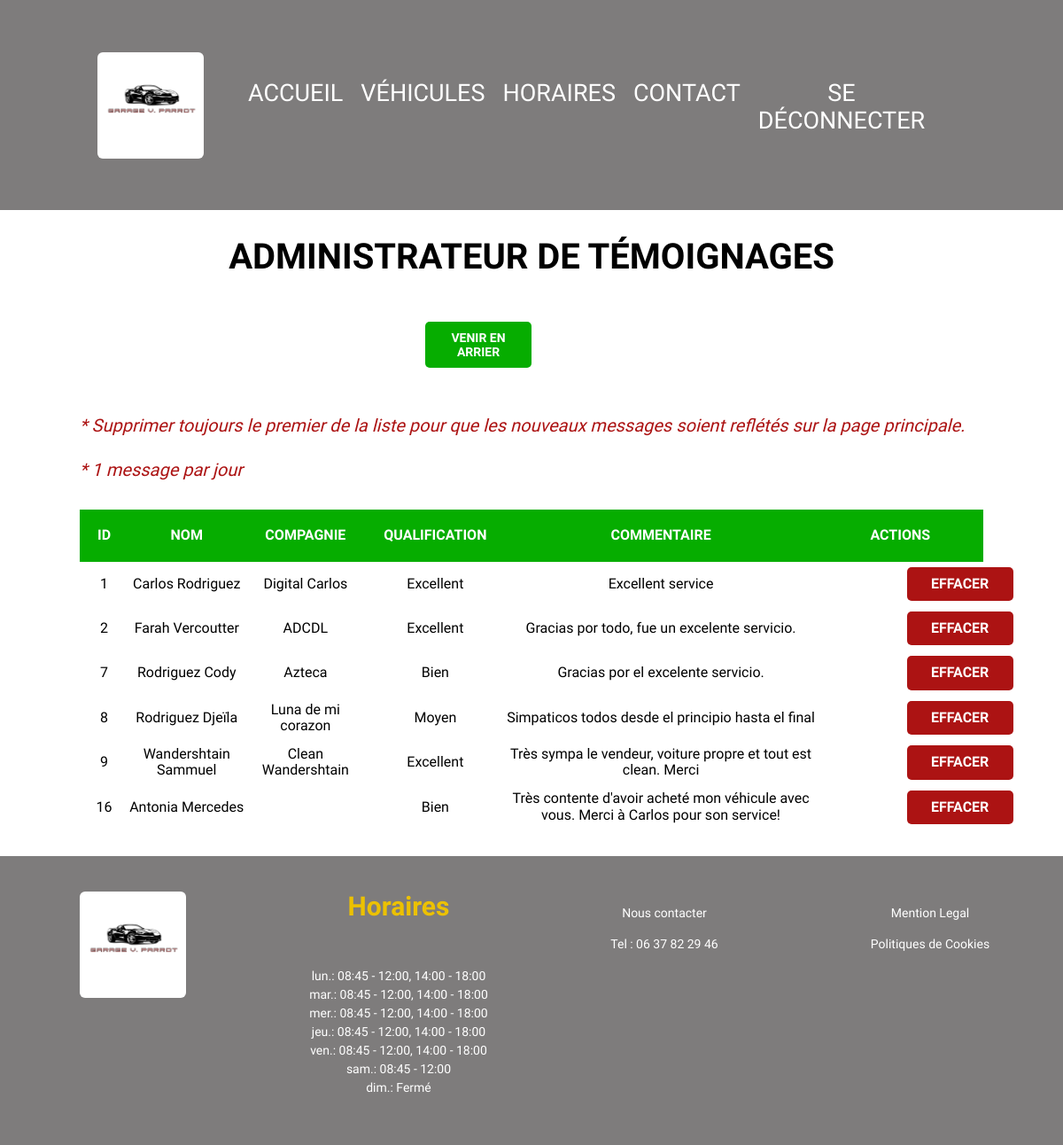
Screenshot of /admin/temoignages/temoignages.php (signed in) with the database file from the repository.
### tables this page shows
CREATE TABLE `temoignages` (
  `id` int(11) NOT NULL,
  `nom` varchar(60) DEFAULT NULL,
  `compagnie` varchar(50) DEFAULT NULL,
  `qualification` varchar(20) DEFAULT NULL,
  `comentaire` varchar(100) DEFAULT NULL
);

### admin/temoignages/temoignages.php (the view, shortened to what this page needs)
<?php
    $db = conectBD();
    $query = "SELECT * FROM temoignages";
    $resultat = mysqli_query($db, $query);
?>
<section>
    <h1>ADMINISTRATEUR DE TÉMOIGNAGES</h1>
</section>
<div class="btn-admin container">
    <div>
        <a class="btn-green" href="/admin/propietaire/administrateur.php">Venir en Arrier</a>
    </div>
</div>
<section class="container">
    <div>
        <p class="text-importante">* Supprimer toujours le premier de la liste pour que les nouveaux messages soient reflétés sur la page principale.</p>
        <p class="text-importante">* 1 message par jour</p>
    </div>
    <table class="vehicules-all">
        <thead>
           <tr>
            <th>ID</th>
            <th>NOM</th>
            <th>COMPAGNIE</th>
            <th>QUALIFICATION</th>
            <th>COMMENTAIRE</th>
            <th>ACTIONS</th>
           </tr>
        </thead>
        <tbody>
        <?php while($temoinages = mysqli_fetch_assoc($resultat)): ?>
            <tr>
                <td style="text-align: center;"><?php echo $temoinages['id']; ?></td>
                <td style="text-align: center;"><?php echo $temoinages['nom']; ?></td>
                <td style="text-align: center;"><?php echo $temoinages['compagnie']; ?></td>
                <td style="text-align: center;"><?php echo $temoinages['qualification']; ?></td>
                <td style="text-align: center;"><?php echo $temoinages['comentaire']; ?></td>
                <td >
                     <form method="POST" class="w-100">
                        <input type="submit" class="btn-red" value="Effacer">
                    </form>
                </td>
            </tr>
            <?php endwhile; ?>
        </tbody>
    </table>
</section>

### build/css/app.css (style rules this page uses)
html { line-height: 1.15; -webkit-text-size-adjust: 100%; }
body { margin: 0; }
h1 { font-size: 2em; margin: 0.67em 0; }
a { background-color: transparent; }
button, input, optgroup, select, textarea { font-family: inherit; font-size: 100%; line-height: 1.15; margin: 0; }
button, input { overflow: visible; }
button, [type=button], [type=reset], [type=submit] { -webkit-appearance: button; }
html { font-size: 62.5%; box-sizing: border-box; }
*, *:before, *:after { box-sizing: inherit; }
body { font-family: "play", sans-serif; font-size: 1.6rem; }
a { text-decoration: none; }
h1, h2, h3 { margin: 0 0 5rem 0; }
h1 { font-size: 4rem; }
p { font-size: 2rem; color: rgb(0, 0, 0); line-height: 1.5; }
.container { width: 85%; max-width: 120rem; margin: 0 auto; margin-bottom: 3rem; }
p, a { text-decoration: none; color: rgb(255, 255, 255); font-size: 1.4rem; }
h1 { text-align: center; text-transform: uppercase; margin-top: 3rem; }
.btn-green { text-transform: uppercase; background-color: rgb(6, 173, 0); color: rgb(255, 255, 255); font-weight: bold; text-decoration: none; text-transform: uppercase; text-align: center; padding: 1rem 1rem; display: block; max-width: 12rem; border: none; border-radius: 0.5rem; margin-bottom: 2rem; }
@media (min-width: 800px) { .btn-green { width: 30rem; display: block; } }
table.vehicules-all { margin-top: 3rem; width: 100%; border-spacing: 0; }
table.vehicules-all thead { background-color: rgb(6, 173, 0); }
table.vehicules-all thead th { color: rgb(255, 255, 255); padding: 2rem; }
table.vehicules-all .btn-red { background-color: rgb(172, 19, 19); color: rgb(255, 255, 255); font-weight: bold; text-decoration: none; text-transform: uppercase; text-align: center; padding: 1rem 1rem; display: block; max-width: 12rem; border: none; border-radius: 0.5rem; margin-bottom: 2rem; width: 100%; margin-top: 0.5rem; margin-bottom: 0.5rem; }
.w-100 { width: 100%; margin-left: 10rem; }
.btn-admin { width: 20%; margin: 0 auto; margin-bottom: 3rem; }
@media (min-width: 800px) { .btn-admin { display: grid; gap: 1rem; grid-template-columns: repeat(3, 1fr); } }
.text-importante { color: rgb(172, 19, 19); font-size: 2rem; font-style: italic; }

### rows the page displays
temoignages: id "1", nom "Carlos Rodriguez", compagnie "Digital Carlos", qualification "Excellent", comentaire "Excellent service"
temoignages: id "2", nom "Farah Vercoutter", compagnie "ADCDL", qualification "Excellent", comentaire "Gracias por todo, fue un excelente servicio."
temoignages: id "7", nom "Rodriguez Cody", compagnie "Azteca", qualification "Bien", comentaire "Gracias por el excelente servicio."
temoignages: id "8", nom "Rodriguez Djeïla", compagnie "Luna de mi corazon", qualification "Moyen", comentaire "Simpaticos todos desde el principio hasta el final"
temoignages: id "9", nom "Wandershtain Sammuel", compagnie "Clean Wandershtain", qualification "Excellent", comentaire "Très sympa le vendeur, voiture propre et tout est clean. Merci"
temoignages: id "16", nom "Antonia Mercedes", qualification "Bien", comentaire "Très contente d'avoir acheté mon véhicule avec vous. Merci à Carlos pour son service!"
